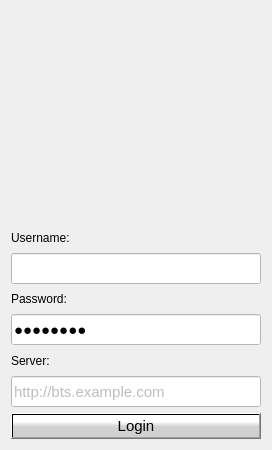
<?xml version="1.0" encoding="UTF-8"?>
<ui version="4.0">
 <class>LoginDialogClass</class>
 <widget class="QDialog" name="LoginDialogClass">
  <property name="windowModality">
   <enum>Qt::ApplicationModal</enum>
  </property>
  <property name="geometry">
   <rect>
    <x>0</x>
    <y>0</y>
    <width>272</width>
    <height>450</height>
   </rect>
  </property>
  <property name="sizePolicy">
   <sizepolicy hsizetype="Fixed" vsizetype="Fixed">
    <horstretch>0</horstretch>
    <verstretch>0</verstretch>
   </sizepolicy>
  </property>
  <property name="windowTitle">
   <string>Dialog</string>
  </property>
  <layout class="QVBoxLayout" name="verticalLayout_5">
   <item>
    <widget class="QLabel" name="label_4">
     <property name="minimumSize">
      <size>
       <width>0</width>
       <height>125</height>
      </size>
     </property>
     <property name="font">
      <font>
       <pointsize>24</pointsize>
       <weight>75</weight>
       <bold>true</bold>
      </font>
     </property>
     <property name="styleSheet">
      <string notr="true">image: url(:/rsrc/rsrc/stuco.png);</string>
     </property>
     <property name="text">
      <string/>
     </property>
     <property name="alignment">
      <set>Qt::AlignCenter</set>
     </property>
    </widget>
   </item>
   <item>
    <layout class="QVBoxLayout" name="verticalLayout_4">
     <item>
      <layout class="QVBoxLayout" name="verticalLayout">
       <item>
        <widget class="QLabel" name="label">
         <property name="styleSheet">
          <string notr="true">background-color: rgba(255, 255, 255, 0);
color: black;</string>
         </property>
         <property name="text">
          <string>Username:</string>
         </property>
        </widget>
       </item>
       <item>
        <widget class="QLineEdit" name="username">
         <property name="minimumSize">
          <size>
           <width>250</width>
           <height>31</height>
          </size>
         </property>
         <property name="font">
          <font>
           <pointsize>11</pointsize>
          </font>
         </property>
         <property name="styleSheet">
          <string notr="true">background-color: rgb(255, 255, 255);</string>
         </property>
         <property name="text">
          <string/>
         </property>
         <property name="cursorPosition">
          <number>0</number>
         </property>
        </widget>
       </item>
      </layout>
     </item>
     <item>
      <layout class="QVBoxLayout" name="verticalLayout_2">
       <item>
        <widget class="QLabel" name="label_2">
         <property name="styleSheet">
          <string notr="true">background-color: rgba(255, 255, 255, 0);
color: black;</string>
         </property>
         <property name="text">
          <string>Password:</string>
         </property>
        </widget>
       </item>
       <item>
        <widget class="QLineEdit" name="password">
         <property name="minimumSize">
          <size>
           <width>250</width>
           <height>31</height>
          </size>
         </property>
         <property name="font">
          <font>
           <pointsize>11</pointsize>
          </font>
         </property>
         <property name="styleSheet">
          <string notr="true">background-color: rgb(255, 255, 255);</string>
         </property>
         <property name="inputMethodHints">
          <set>Qt::ImhHiddenText</set>
         </property>
         <property name="text">
          <string>Password</string>
         </property>
         <property name="echoMode">
          <enum>QLineEdit::Password</enum>
         </property>
        </widget>
       </item>
      </layout>
     </item>
     <item>
      <layout class="QVBoxLayout" name="verticalLayout_3">
       <item>
        <widget class="QLabel" name="label_3">
         <property name="styleSheet">
          <string notr="true">background-color: rgba(255, 255, 255, 0);
color: black;</string>
         </property>
         <property name="text">
          <string>Server:</string>
         </property>
        </widget>
       </item>
       <item>
        <widget class="QLineEdit" name="server">
         <property name="enabled">
          <bool>false</bool>
         </property>
         <property name="minimumSize">
          <size>
           <width>250</width>
           <height>31</height>
          </size>
         </property>
         <property name="font">
          <font>
           <pointsize>11</pointsize>
          </font>
         </property>
         <property name="styleSheet">
          <string notr="true">background-color: rgb(255, 255, 255);</string>
         </property>
         <property name="inputMethodHints">
          <set>Qt::ImhNone</set>
         </property>
         <property name="text">
          <string>http://bts.example.com</string>
         </property>
         <property name="echoMode">
          <enum>QLineEdit::Normal</enum>
         </property>
         <property name="readOnly">
          <bool>true</bool>
         </property>
        </widget>
       </item>
      </layout>
     </item>
     <item>
      <layout class="QHBoxLayout" name="horizontalLayout">
       <item>
        <widget class="QPushButton" name="loginButton">
         <property name="enabled">
          <bool>true</bool>
         </property>
         <property name="font">
          <font>
           <pointsize>11</pointsize>
          </font>
         </property>
         <property name="styleSheet">
          <string notr="true">background-color: qlineargradient(spread:pad, x1:0, y1:1, x2:0, y2:0, stop:0 rgba(208, 208, 208, 255), stop:0.457627 rgba(209, 209, 209, 255), stop:0.700565 rgba(255, 255, 255, 255));</string>
         </property>
         <property name="text">
          <string>Login</string>
         </property>
         <property name="default">
          <bool>false</bool>
         </property>
         <property name="flat">
          <bool>false</bool>
         </property>
        </widget>
       </item>
      </layout>
     </item>
    </layout>
   </item>
  </layout>
 </widget>
 <resources>
  <include location="logindialog.qrc"/>
 </resources>
 <connections/>
</ui>
